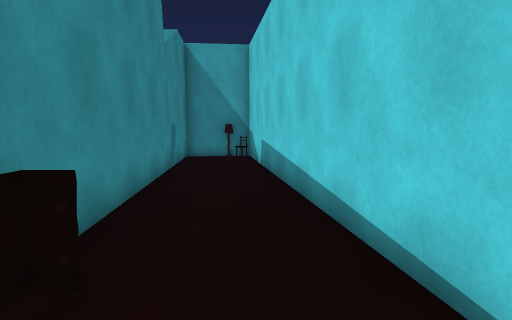
view 1 (above)

16 first-person views from a walk through a Unity game level. The camera is 1.4 m above the floor, tilts 6° down and sees 75° across. Doors are open. The floor is counted in squares, 1 m on a side. Each view is taken from the middle of a square. On the plan, view 1 faces up. The plan holds only what a view shows up to about 15 squares ahead; the rest is blank. The place goes on beyond the plan. The player is left out.

view 2
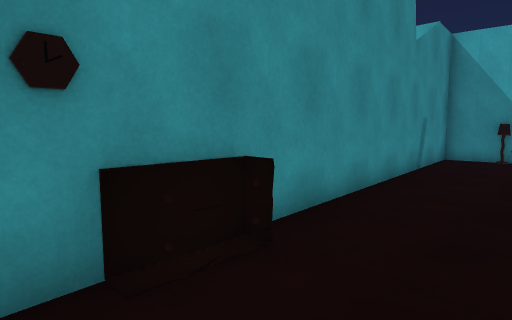

view 3
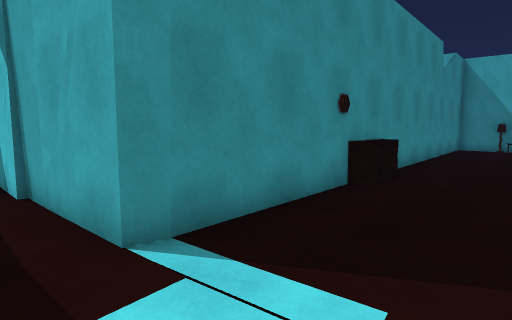

view 4
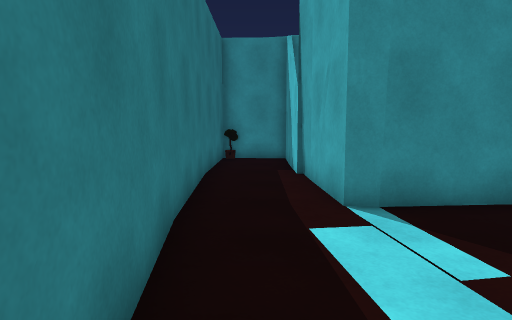

view 5
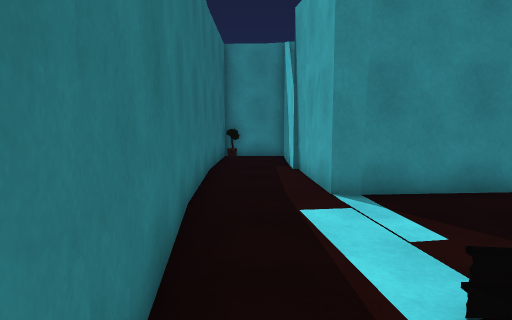

view 6
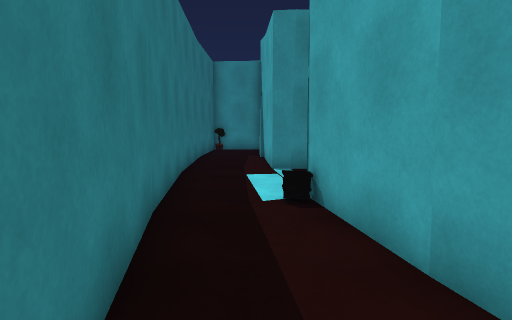

view 7
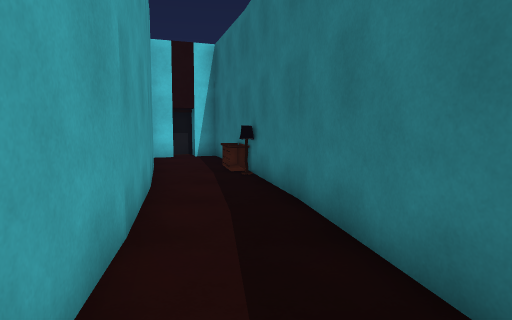

view 8
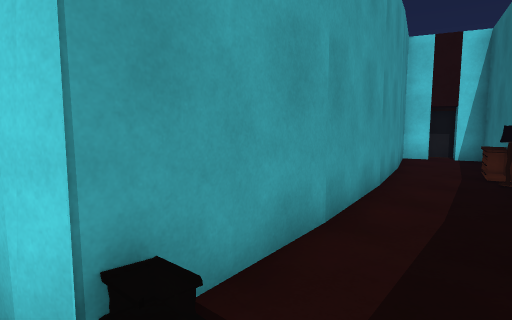

view 9
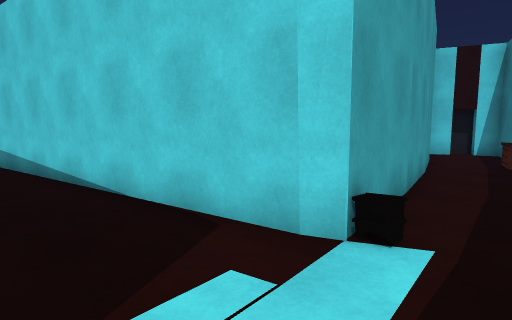

view 10
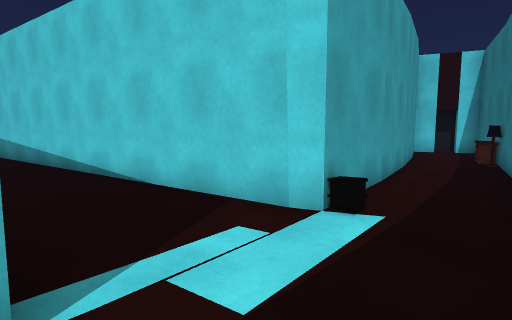

view 11
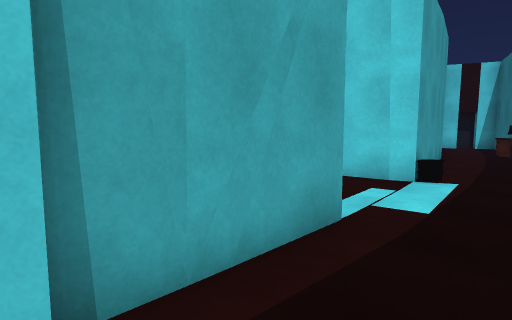

view 12
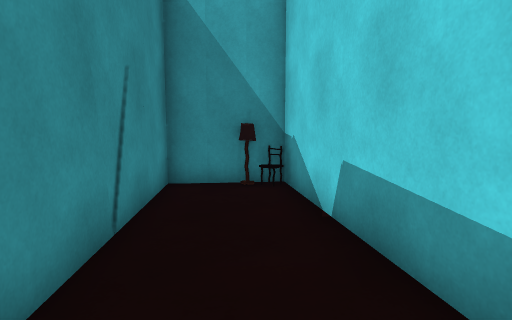

view 13
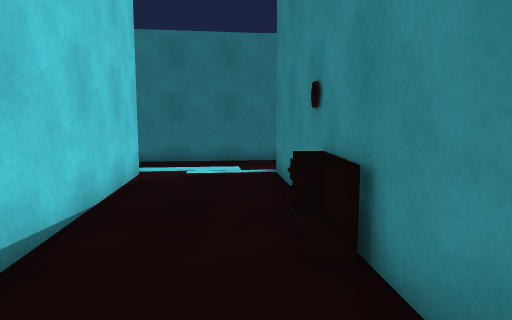

view 14
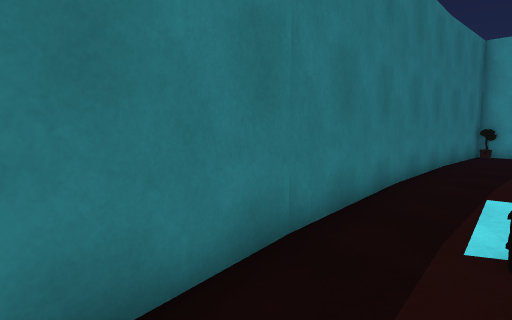

view 15
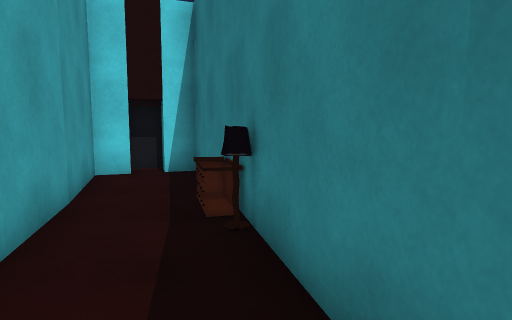

view 16
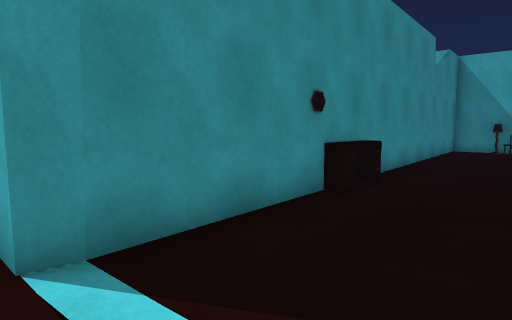

### Floor plan
Points are (right, up) in squares from view 1. A wall is a line through its corners. A room is listed if a view was taken in it or the views show most of it. See-through windows are left out.
Room 1 (views 1, 2, 3, 4, 5, 6, 7, 8, 9, 10, 11, 12, 13, 14, 15, 16)
walls: (-2, 0.6) (-1.6, -4); (2.4, -3.6) (-0.3, 15.2); (-1.6, -3.8) (-1.7, -4.5) (-10, -4.9) (-10.1, -7.7) (-0.8, -7.2); (-4.4, -4.6) (-4.9, -4.7); (-0.8, -7.5) (10.5, -5.4); (9.5, -2.8) (2.5, -4) (2.3, -3.4); (11.3, -5.2) (12.9, -4.9); (-9.7, -6.6) (-9.9, -7.1); (12.7, -4.7) (17.2, -3.2) (16.9, -2.3) (17.6, -2); (-1.4, 15) (-3.1, 14.9) (-2.1, 2.4); (16.5, -1.5) (16.3, -0.7) (9.4, -2.6); (17.5, -1.6) (17.4, -1.1)
objects: clock (-2, 1); dresser (-2, 2); lamp (-1, 15); lamp (11, -5); dresser (12, -4) to (13, -4)

Where each view was taken, in squares from view 1:
view 1: 0 up, 0 right, facing up
view 2: 0 up, 1 right, facing up-left
view 3: 6 down, 2 right, facing up-left
view 4: 6 down, 4 right, facing left
view 5: 6 down, 5 right, facing left
view 6: 5 down, 9 right, facing left
view 7: 5 down, 2 right, facing right
view 8: 6 down, 2 right, facing up-right
view 9: 6 down, 1 left, facing up-right
view 10: 7 down, 2 left, facing up-right
view 11: 7 down, 6 left, facing up-right
view 12: 7 up, 1 left, facing up
view 13: 6 up, 1 left, facing down
view 14: 4 down, 7 right, facing down-left
view 15: 5 down, 7 right, facing right
view 16: 5 down, 2 right, facing up-left
